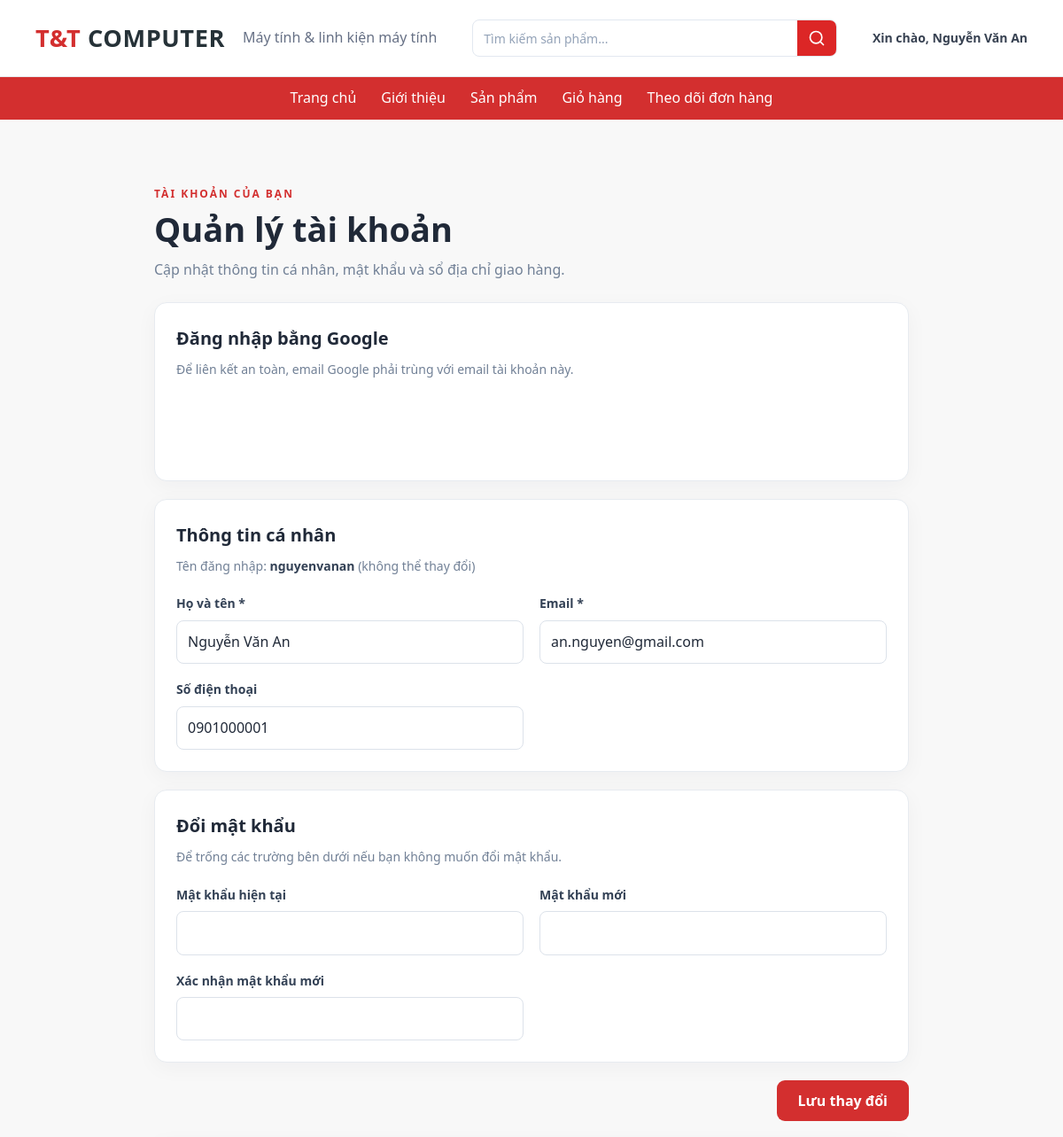
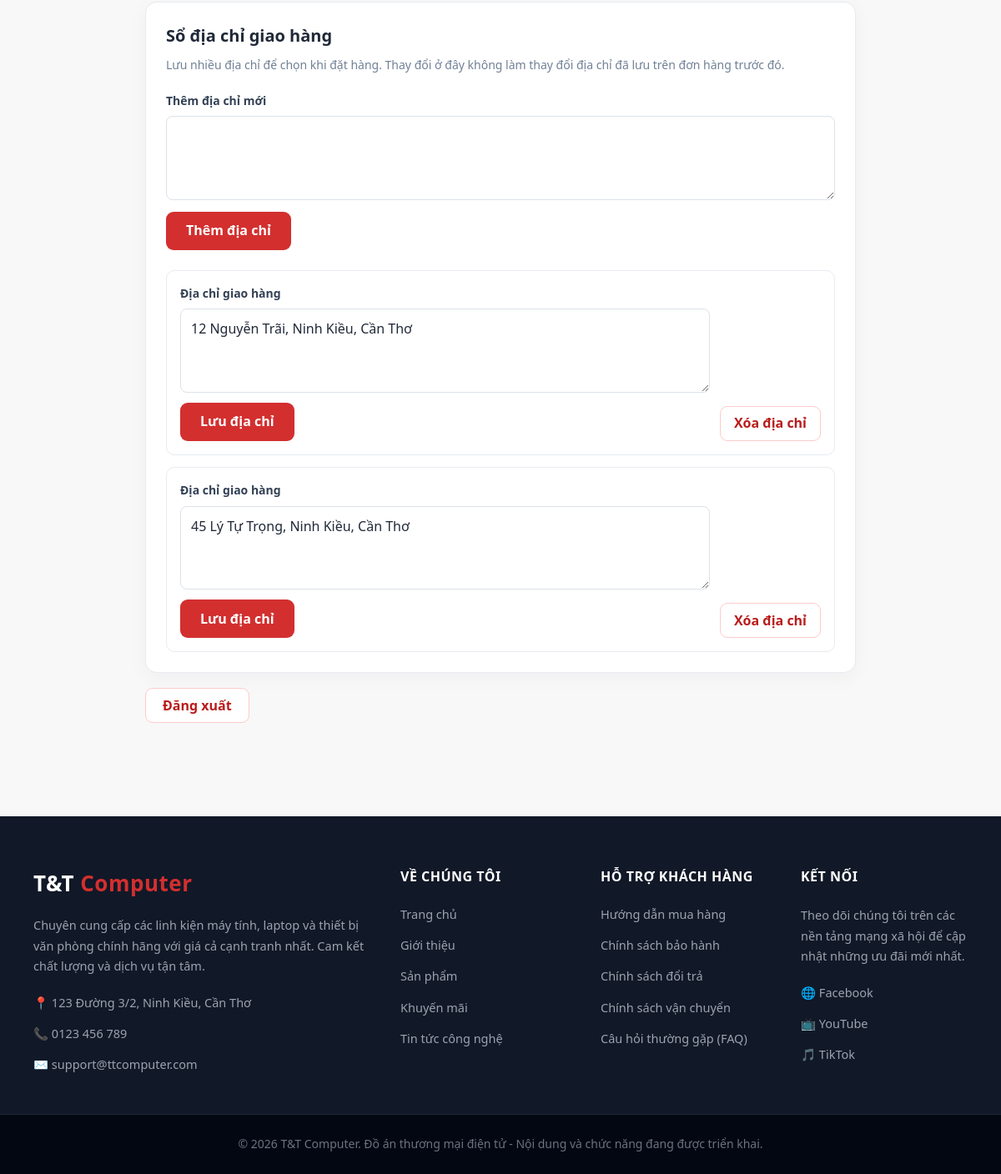
Page /DoAn1CongThanhDucThinh/public/account (signed in) on the committed database (2 pictures, top to bottom).
### tables this page shows
CREATE TABLE TaiKhoan (
    MaTK VARCHAR(20) PRIMARY KEY,
    MaND VARCHAR(20) NOT NULL UNIQUE,
    TenDangNhap VARCHAR(50) NOT NULL UNIQUE,
    MatKhau VARCHAR(255) NOT NULL,
    VaiTro VARCHAR(20) NOT NULL,
    TrangThai VARCHAR(30) NOT NULL DEFAULT 'HoatDong',
    GoogleID VARCHAR(255) NULL,

    UNIQUE KEY UQ_TaiKhoan_GoogleID (GoogleID),

    CONSTRAINT FK_TaiKhoan_NguoiDung
        FOREIGN KEY (MaND)
        REFERENCES NguoiDung(MaND),

    CONSTRAINT CK_TaiKhoan_VaiTro
        CHECK (
            VaiTro IN (
                'KhachHang',
                'NhanVien',
                'QuanTriVien'
            )
        ),

    CONSTRAINT CK_TaiKhoan_TrangThai
        CHECK (
            TrangThai IN (
                'HoatDong',
                'VoHieuHoa',
                'KhongConHoatDong'
            )
        )
);

CREATE TABLE NguoiDung (
    MaND VARCHAR(20) PRIMARY KEY,
    HoTen VARCHAR(100) NOT NULL,
    SDT VARCHAR(15),
    Email VARCHAR(100),
    DiaChiNhanHang VARCHAR(255)
);

CREATE TABLE DiaChiNhanHang (
    MaDiaChi INT UNSIGNED NOT NULL AUTO_INCREMENT PRIMARY KEY,
    MaND VARCHAR(20) NOT NULL,
    DiaChi VARCHAR(255) NOT NULL,
    UNIQUE KEY UQ_DiaChiNhanHang_MaND_DiaChi (MaND, DiaChi),
    CONSTRAINT FK_DiaChiNhanHang_NguoiDung
        FOREIGN KEY (MaND)
        REFERENCES NguoiDung(MaND)
        ON DELETE CASCADE
);

### app/Core/View.php (called while the page is built, shortened)
<?php
final class View
{
    public static function render(string $view, array $data = [], string $layout = 'customer'): void
    {
        $viewsRoot = dirname(__DIR__).'/views/';
        $viewPath = $viewsRoot.trim($view, '/').'.php';
        $appConfig = require dirname(__DIR__, 2).'/config/app.php';
        extract($data, EXTR_SKIP);
        require $viewPath;
    }
}

### app/Core/Controller.php (called while the page is built, shortened)
<?php
abstract class Controller
{
    protected function view(string $view, array $data = [], string $layout = 'customer'): void
    {
        View::render($view, $data, $layout);
    }
}

### app/Controllers/AccountController.php (called while the page is built, shortened)
<?php
final class AccountController extends Controller
{
    private function requireAccountUser(): array
    {
        $user = $_SESSION['user'] ?? null;
        return $user;
    }
    public function index(): void
    {
        $user = $this->requireAccountUser();
        $role = (string) $user['VaiTro'];
        $profile = (new Account())->findCustomerProfile((string) $user['MaND'], $role);
        $googleConfig = require BASE_PATH.'/config/google.php';
        $flash = $_SESSION['_account_flash'] ?? null;
        $form = [
            'name' => (string) $profile['HoTen'],
            'email' => (string) ($profile['Email'] ?? ''),
            'phone' => (string) ($profile['SDT'] ?? ''),
        ];
        $this->view('account/index', [
            'pageTitle' => 'Quản lý tài khoản',
            'user' => $user,
            'profile' => $profile,
            'form' => $form,
            'addresses' => $role === 'KhachHang'
                ? $this->addressBook((string) $user['MaND'], (string) ($profile['DiaChiNhanHang'] ?? ''))
                : [],
            'addressBookEnabled' => $role === 'KhachHang',
            'addressDraft' => null,
            'flash' => $flash,
            'csrfToken' => $_SESSION['_csrf'],
            'googleClientId' => (string) ($googleConfig['client_id'] ?? ''),
        ]);
    }
    private function addressBook(string $customerId, string $profileAddress): array
    {
        $addresses = (new DeliveryAddress())->findForCustomer($customerId);
        return $addresses;
    }
}

### public/index.php (called while the page is built, shortened)
<?php
$appConfig = require BASE_PATH.'/config/app.php';
spl_autoload_register(static function (string $class): void {
    $prefix = 'App\\';
    $relativeClass = substr($class, strlen($prefix));
    $file = BASE_PATH.'/app/'.str_replace('\\', '/', $relativeClass).'.php';
});
$router = new Router();
$requestUri = $_SERVER['REQUEST_URI'] ?? '/';
$requestPath = parse_url($requestUri, PHP_URL_PATH) ?: '/';
$basePath = '/DoAn1CongThanhDucThinh/public';
if ($requestPath === $basePath) {
    $requestPath = '/';
} elseif (str_starts_with($requestPath, $basePath.'/')) {
    $requestPath = substr($requestPath, strlen($basePath));
}
$router->dispatch(
    $_SERVER['REQUEST_METHOD'] ?? 'GET',
    $requestPath
);

### config/app.php (called while the page is built, shortened)
<?php
return [
    'name' => 'T&T Computer',
    'base_url' => '/DoAn1CongThanhDucThinh/public',
    'timezone' => 'Asia/Ho_Chi_Minh',
    'debug' => true,
];

### config/database.php (called while the page is built, shortened)
<?php
return [
    'host' => '127.0.0.1',
    'port' => 3306,
    'database' => 'TTComputer',
    'username' => 'root',
    'password' => '',
    'charset' => 'utf8mb4',
];

### app/Core/Database.php (called while the page is built, shortened)
<?php
final class Database
{
    private static ?\PDO $connection = null;
    public static function connection(): \PDO
    {
        if (self::$connection instanceof \PDO) {
            return self::$connection;
        }
        $config = require dirname(__DIR__, 2).'/config/database.php';
        $dsn = sprintf(
            'mysql:host=%s;port=%d;dbname=%s;charset=%s',
            $config['host'],
            $config['port'],
            $config['database'],
            $config['charset']
        );
        try {
            self::$connection = new \PDO($dsn, $config['username'], $config['password'], [
                \PDO::ATTR_ERRMODE => \PDO::ERRMODE_EXCEPTION,
                \PDO::ATTR_DEFAULT_FETCH_MODE => \PDO::FETCH_ASSOC,
                \PDO::ATTR_EMULATE_PREPARES => false,
            ]);
        } catch (\PDOException $exception) {
            error_log('[Database] Connection failed: '.$exception->getMessage());
            throw new \RuntimeException('Không thể kết nối cơ sở dữ liệu. Hãy kiểm tra MySQL, tên database và config/database.php.');
        }
        return self::$connection;
    }
}

### app/Models/Account.php (called while the page is built, shortened)
<?php
final class Account
{
    public function findCustomerProfile(string $userId, string $role = 'KhachHang'): ?array
    {
        $stmt = Database::connection()->prepare(
            'SELECT nd.MaND, nd.HoTen, nd.SDT, nd.Email, nd.DiaChiNhanHang,
                    tk.TenDangNhap
             FROM NguoiDung nd
             INNER JOIN TaiKhoan tk ON tk.MaND = nd.MaND
             WHERE nd.MaND = :userId AND tk.VaiTro = :role
             LIMIT 1'
        );
        $stmt->execute(['userId' => $userId, 'role' => $role]);
        $profile = $stmt->fetch();
        return $profile ?: null;
    }
}

### app/Models/DeliveryAddress.php (called while the page is built, shortened)
<?php
final class DeliveryAddress
{
    public function findForCustomer(string $customerId): array
    {
        $stmt = Database::connection()->prepare(
            'SELECT MaDiaChi, DiaChi
             FROM DiaChiNhanHang
             WHERE MaND = :customerId
             ORDER BY MaDiaChi'
        );
        $stmt->execute(['customerId' => $customerId]);
        return $stmt->fetchAll();
    }
}

### app/views/account/index.php (the view, shortened to what this page needs)
<?php
$escape = static fn ($value): string => htmlspecialchars((string) $value, ENT_QUOTES, 'UTF-8');
$appConfig = require BASE_PATH.'/config/app.php';
$baseUrl = rtrim((string) ($appConfig['base_url'] ?? ''), '/');
?>
<link rel="stylesheet" href="<?php echo $escape($baseUrl); ?>/css/account.css">
<section class="account-page">
	<div class="account-heading">
		<p class="account-eyebrow">TÀI KHOẢN CỦA BẠN</p>
		<h1>Quản lý tài khoản</h1>
		<p>Cập nhật thông tin cá nhân, mật khẩu và sổ địa chỉ giao hàng.</p>
	</div>
	<?php if (($user['VaiTro'] ?? '') === 'KhachHang') { ?>
	<div class="account-card google-link-card">
		<h2>Đăng nhập bằng Google</h2>
		<p class="account-section-note">Để liên kết an toàn, email Google phải trùng với email tài khoản này.</p>
		<div data-google-auth
			data-client-id="<?php echo $escape($googleClientId ?? ''); ?>"
			data-endpoint="<?php echo $escape($baseUrl); ?>/auth/google/link"
			data-csrf="<?php echo $escape($csrfToken ?? ''); ?>">
			<div class="google-button" data-google-button></div>
			<p class="google-message" data-google-message role="status" aria-live="polite"></p>
		</div>
	</div>
	<?php } ?>
	<form class="account-form" method="post" action="<?php echo $escape($baseUrl); ?>/account">
		<section class="account-card">
			<h2>Thông tin cá nhân</h2>
			<p class="account-section-note">
				Tên đăng nhập: <strong><?php echo $escape($profile['TenDangNhap'] ?? ''); ?></strong>
				<span> (không thể thay đổi)</span>
			</p>
			<div class="account-fields">
				<div class="account-field">
					<label for="account-name">Họ và tên *</label>
					<input id="account-name" name="name" type="text" maxlength="100" autocomplete="name" required
						value="<?php echo $escape($form['name'] ?? ''); ?>">
				</div>
				<div class="account-field">
					<label for="account-email">Email *</label>
					<input id="account-email" name="email" type="email" maxlength="100" autocomplete="email" required
						value="<?php echo $escape($form['email'] ?? ''); ?>">
				</div>
				<div class="account-field">
					<label for="account-phone">Số điện thoại</label>
					<input id="account-phone" name="phone" type="tel" maxlength="20" autocomplete="tel"
						value="<?php echo $escape($form['phone'] ?? ''); ?>">
				</div>
			</div>
		</section>
		<section class="account-card">
			<h2>Đổi mật khẩu</h2>
			<p class="account-section-note">
				Để trống các trường bên dưới nếu bạn không muốn đổi mật khẩu.
			</p>
			<div class="account-fields">
				<div class="account-field">
					<label for="current-password">Mật khẩu hiện tại</label>
					<input id="current-password" name="current_password" type="password"
						autocomplete="current-password">
				</div>
				<div class="account-field">
					<label for="new-password">Mật khẩu mới</label>
					<input id="new-password" name="new_password" type="password" minlength="8"
						autocomplete="new-password">
				</div>
				<div class="account-field">
					<label for="confirm-password">Xác nhận mật khẩu mới</label>
					<input id="confirm-password" name="confirm_password" type="password" minlength="8"
						autocomplete="new-password">
				</div>
			</div>
		</section>
		<div class="account-actions">
			<button class="account-save-button" type="submit">Lưu thay đổi</button>
		</div>
	</form>
	<?php if (!empty($addressBookEnabled)) { ?>
	<section class="account-card account-address-book">
		<h2>Sổ địa chỉ giao hàng</h2>
		<p class="account-section-note">
			Lưu nhiều địa chỉ để chọn khi đặt hàng. Thay đổi ở đây không làm thay đổi địa chỉ đã lưu trên đơn hàng trước
			đó.
		</p>
		<form class="account-address-add" method="post" action="<?php echo $escape($baseUrl); ?>/account/addresses/add">
			<div class="account-field">
				<label for="new-delivery-address">Thêm địa chỉ mới</label>
				<textarea id="new-delivery-address" name="address" rows="3" maxlength="255"
					autocomplete="street-address"
					required><?php echo $escape(($addressDraft['id'] ?? '') === '' ? ($addressDraft['address'] ?? '') : ''); ?></textarea>
			</div>
			<button class="account-save-button" type="submit">Thêm địa chỉ</button>
		</form>
		<?php if (empty($addresses)) { ?>
		<p class="account-address-empty">Bạn chưa lưu địa chỉ giao hàng nào.</p>
		<?php } else { ?>
		<ul class="account-address-list">
			<?php foreach ($addresses as $address) { ?>
			<?php
                        $addressId = (string) $address['MaDiaChi'];
                        $addressValue = ($addressDraft['id'] ?? null) === $addressId
                            ? (string) ($addressDraft['address'] ?? '')
                            : (string) $address['DiaChi'];
                        ?>
			<li class="account-address-item">
				<form method="post" action="<?php echo $escape($baseUrl); ?>/account/addresses/update">
					<div class="account-field">
						<label for="delivery-address-<?php echo $escape($addressId); ?>">
							Địa chỉ giao hàng<?php echo $addressId === 'profile' ? ' (địa chỉ cũ)' : ''; ?>
						</label>
						<textarea id="delivery-address-<?php echo $escape($addressId); ?>" name="address" rows="3"
							maxlength="255" autocomplete="street-address"
							required><?php echo $escape($addressValue); ?></textarea>
					</div>
					<button class="account-save-button" type="submit">Lưu địa chỉ</button>
				</form>
				<form method="post" action="<?php echo $escape($baseUrl); ?>/account/addresses/delete">
					<button class="account-address-delete" type="submit">Xóa địa chỉ</button>
				</form>
			</li>
			<?php } ?>
		</ul>
		<?php } ?>
	</section>
	<?php } ?>
	<div class="account-logout">
		<form method="post" action="<?php echo $escape($baseUrl); ?>/logout">
			<button class="account-logout-button" type="submit">Đăng xuất</button>
		</form>
	</div>
</section>

### app/Core/Router.php (shortened to what this page needs)
<?php
final class Router
{
    private array $routes = [];
    public function add(string $method, string $path, callable|array $handler): void
    {
        $path = '/'.trim($path, '/');
        $quoted = preg_quote($path, '#');
        $pattern = preg_replace_callback(
            '/\\\\\{([a-zA-Z_][a-zA-Z0-9_]*)\\\\\}/',
            static fn (array $matches): string => '(?P<'.$matches[1].'>[^/]+)',
            $quoted
        );
        $this->routes[] = [
            'method' => strtoupper($method),
            'pattern' => '#^'.$pattern.'/?$#',
            'handler' => $handler,
        ];
    }
    public function dispatch(string $method, string $uri): void
    {
        $path = parse_url($uri, PHP_URL_PATH) ?: '/';
        $path = rawurldecode($path);
        $app = require dirname(__DIR__, 2).'/config/app.php';
        foreach ($this->routes as $route) {
            if ($route['method'] !== strtoupper($method)) {
                continue;
            }
            if (preg_match($route['pattern'], $path, $matches) !== 1) {
                continue;
            }
            $params = array_filter($matches, 'is_string', ARRAY_FILTER_USE_KEY);
            $handler = $route['handler'];
            if (is_array($handler) && count($handler) === 2) {
                [$class, $action] = $handler;
                $controller = new $class();
                $controller->{$action}(...array_values($params));
                return;
            }
            return;
        }
    }
}

### rows in the picture
taikhoan: TenDangNhap "nguyenvanan", name "Nguyễn Văn An", email "an.nguyen@gmail.com", phone "0901000001"
diachinhanhang: address "12 Nguyễn Trãi, Ninh Kiều, Cần Thơ"
diachinhanhang: address "45 Lý Tự Trọng, Ninh Kiều, Cần Thơ"
